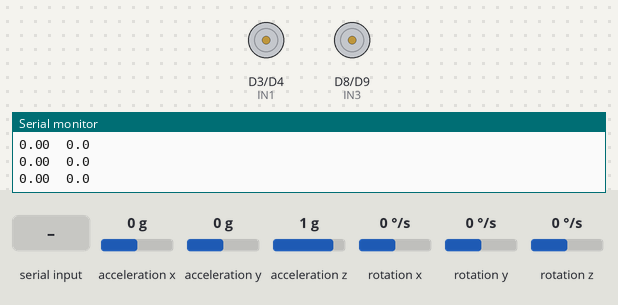
Recording of a program running on a simulated Adafruit Feather M0. On the bench: motor-driver pin pairs drawn as motors (green arrow = first pin HIGH = forward, orange = second pin HIGH = backward, longer = more drive, scaled by the enable pin), the last lines printed to the serial monitor. Wiring (inferred from the names in the program): MPU-6050 motion sensor at I2C address 0x68. The test bench sets the inputs (shaded band); at power-on: acceleration x 0 g, acceleration y 0 g, acceleration z 1 g, rotation x 0 °/s, rotation y 0 °/s, rotation z 0 °/s.

Above: at 4.8 s.
4.9 s: acceleration x set to -1.4 g
At 5.08 s:
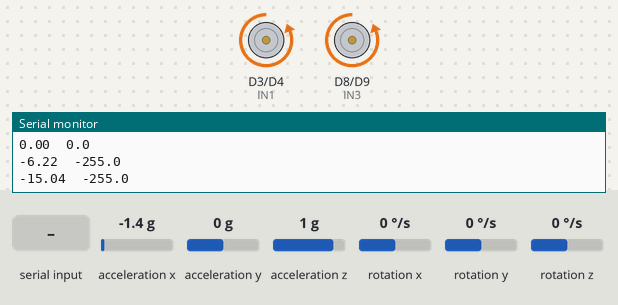
6.9 s: "D\n" received over Serial
8.4 s: "s\n" received over Serial
9.9 s: "r\n" received over Serial
Timing chart, 0 to 12.4 s (numbered marks = the images above; inputs shaded):
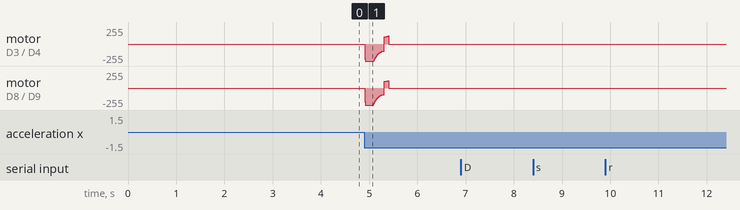

The program:

main.cpp
```cpp
/*
 * Self-Balancing Robot - PID Controller (rev 4, L298N wiring corrected)
 * ---------------------------------------------------------------------
 * Target board : Adafruit Metro M0 (SAMD21)
 * IMU          : MPU-6050 over I2C
 * Motor driver : L298N (standard 6-pin control: ENA, IN1, IN2, IN3, IN4, ENB)
 *
 * L298N wiring (6 control wires, NOT 8):
 *   Metro pin 5  (PWM) -> ENA   (Motor A speed)
 *   Metro pin 3        -> IN1   (Motor A direction)
 *   Metro pin 4        -> IN2   (Motor A direction)
 *   Metro pin 8        -> IN3   (Motor B direction)
 *   Metro pin 9        -> IN4   (Motor B direction)
 *   Metro pin 10 (PWM) -> ENB   (Motor B speed)
 *
 * On the L298N: speed is the PWM duty on ENA/ENB; direction is set by the
 * complementary IN pairs (IN1/IN2 for A, IN3/IN4 for B).
 *
 * IMU mounting (confirmed from diagnostics):
 *   Z = up, X = forward-tilt axis, rotation about Y -> use gy.
 *   Angle: 0 deg vertical, negative when tilting forward, positive backward.
 */

#include <Arduino.h>
#include <Wire.h>

// ============================================================
//  L298N PIN MAP  (6 pins)
// ============================================================
#define ENA   5    // Motor A speed  (PWM-capable pin)
#define IN1   3    // Motor A dir
#define IN2   4    // Motor A dir
#define IN3   8    // Motor B dir
#define IN4   9    // Motor B dir
#define ENB   10   // Motor B speed  (PWM-capable pin)

// ============================================================
//  USER CONFIGURATION
// ============================================================
float Kp = 8.0f;     // start gentle; raise gradually
float Ki = 0.5f;      // beware overshoot if you enable this!
float Kd = 5.0f;

float filteredD = 0.0f;

float setpoint = 0.0f;   // vertical reads ~0 deg

const float DT          = 0.01f;     // 100 Hz
const unsigned long DT_US = 10000UL;
const float ALPHA = 0.98f;
const float TIP_OVER_ANGLE = 35.0f;
const float PID_OUT_MAX = 255.0f;
const float PID_OUT_MIN = -255.0f;
//const int MOTOR_DEADBAND = 10;


const uint8_t MPU_ADDR = 0x68;

// ============================================================
//  STATE
// ============================================================
float angle = 0.0f;
float gyroBiasY = 0.0f;
float integralTerm = 0.0f;
float lastMeasurement = 0.0f;
unsigned long lastLoopTime = 0;
bool safetyTripped = false;

// ============================================================
//  MPU-6050 HELPERS
// ============================================================
void mpuWrite(uint8_t reg, uint8_t value) {
  Wire.beginTransmission(MPU_ADDR);
  Wire.write(reg);
  Wire.write(value);
  Wire.endTransmission();
}

void mpuInit() {
  Wire.begin();
  Wire.setClock(400000);
  mpuWrite(0x6B, 0x00);
  mpuWrite(0x1A, 0x03);
  mpuWrite(0x1B, 0x00);
  mpuWrite(0x1C, 0x00);
}

void mpuReadAll(int16_t &ax, int16_t &ay, int16_t &az,
                int16_t &gx, int16_t &gy, int16_t &gz) {
  Wire.beginTransmission(MPU_ADDR);
  Wire.write(0x3B);
  Wire.endTransmission(false);
  Wire.requestFrom(MPU_ADDR, (uint8_t)14);
  ax = (Wire.read() << 8) | Wire.read();
  ay = (Wire.read() << 8) | Wire.read();
  az = (Wire.read() << 8) | Wire.read();
  Wire.read(); Wire.read();
  gx = (Wire.read() << 8) | Wire.read();
  gy = (Wire.read() << 8) | Wire.read();
  gz = (Wire.read() << 8) | Wire.read();
}

void calibrateGyro(int samples = 1000) {
  Serial.println(F("Calibrating gyro... keep robot still."));
  long sum = 0;
  int16_t ax, ay, az, gx, gy, gz;
  for (int i = 0; i < samples; i++) {
    mpuReadAll(ax, ay, az, gx, gy, gz);
    sum += gy;
    delay(2);
  }
  gyroBiasY = (float)sum / (float)samples / 131.0f;
  Serial.print(F("Gyro bias Y (deg/s): "));
  Serial.println(gyroBiasY, 4);
}

void initializeAngle() {
  int16_t ax, ay, az, gx, gy, gz;
  mpuReadAll(ax, ay, az, gx, gy, gz);
  angle = atan2((float)ax, (float)az) * 180.0f / PI;
  Serial.print(F("Initial angle (deg): "));
  Serial.println(angle, 2);
}

float estimateAngle() {
  int16_t ax, ay, az, gx, gy, gz;
  mpuReadAll(ax, ay, az, gx, gy, gz);
  float gyroRate = (float)gy / 131.0f - gyroBiasY;
  float accelAngle = atan2((float)ax, (float)az) * 180.0f / PI;
  angle = ALPHA * (angle + gyroRate * DT) + (1.0f - ALPHA) * accelAngle;
  return angle;
}

// ============================================================
//  PID CONTROLLER
// ============================================================
float computePID(float measurement) {
  float error = setpoint - measurement;
  float pTerm = Kp * error;

  integralTerm += Ki * error * DT;
  if (integralTerm > PID_OUT_MAX) integralTerm = PID_OUT_MAX;
  if (integralTerm < PID_OUT_MIN) integralTerm = PID_OUT_MIN;

  float dMeasurement = (measurement - lastMeasurement) / DT;
  const float D_FILTER = 0.6f;
  filteredD = D_FILTER * filteredD + (1.0f - D_FILTER) * dMeasurement;

  float dTerm = Kd * filteredD;
  lastMeasurement = measurement;

  const float I_MAX = 40.0f;

  if (integralTerm > I_MAX) integralTerm = I_MAX;
  if (integralTerm < -I_MAX) integralTerm = -I_MAX;

  float output = pTerm + integralTerm + dTerm;
  if (output > PID_OUT_MAX) output = PID_OUT_MAX;
  if (output < PID_OUT_MIN) output = PID_OUT_MIN;
  return output;
}

// ============================================================
//  MOTOR CONTROL  (L298N: ENx = PWM speed, INx = direction)
// ============================================================
void setMotorA(int speed, bool forward) {
  if (speed < 0) speed = 0;
  if (speed > 255) speed = 255;
  // Direction via complementary IN pair
  digitalWrite(IN1, forward ? HIGH : LOW);
  digitalWrite(IN2, forward ? LOW  : HIGH);
  // Speed via PWM on enable pin
  analogWrite(ENA, speed);
}

void setMotorB(int speed, bool forward) {
  if (speed < 0) speed = 0;
  if (speed > 255) speed = 255;
  digitalWrite(IN3, forward ? HIGH : LOW);
  digitalWrite(IN4, forward ? LOW  : HIGH);
  analogWrite(ENB, speed);
}

void stopMotors() {
  analogWrite(ENA, 0);
  analogWrite(ENB, 0);
  digitalWrite(IN1, LOW);
  digitalWrite(IN2, LOW);
  digitalWrite(IN3, LOW);
  digitalWrite(IN4, LOW);
}

// Drive both wheels with signed effort u in [-255, 255].
// If wheel B happens to be wired mirror-image to A, change the
// second call to setMotorB(pwmB, !forward).
// Motor B starts slightly earlier than A, so trim A up slightly
const float MOTOR_A_TRIM = 1.08f;   // nudge A to match B
const float MOTOR_B_TRIM = 1.00f;

const float MOTOR_THRESHOLD = 100.0f;  // measured true deadband

void driveMotors(float u) {
  if (fabsf(u) < 1.0f) {
    stopMotors();
    return;
  }

  bool forward = (u > 0.0f);
  float absU = fabsf(u);

  // Boost negative direction slightly to compensate L298N asymmetry
  // Tune NEGATIVE_TRIM between 1.0 and 1.2 until both directions feel equal
  const float NEGATIVE_TRIM = 1.0f;
  if (!forward) absU = constrain(absU * NEGATIVE_TRIM, 0.0f, 255.0f);

  float normalized = absU / 255.0f;
  float curved = normalized * normalized;
  float pwm = 100.0f + curved * 155.0f;
  if (pwm > 255.0f) pwm = 255.0f;

  int pwmA = constrain((int)(pwm * MOTOR_A_TRIM), 0, 255);
  int pwmB = constrain((int)(pwm * MOTOR_B_TRIM), 0, 255);

  setMotorA(pwmA, forward);
  setMotorB(pwmB, forward);
}

// ============================================================
//  LIVE SERIAL TUNING
// ============================================================
void handleSerial() {
  if (!Serial.available()) return;
  String line = Serial.readStringUntil('\n');
  line.trim();
  if (line.length() == 0) return;

  char cmd = line.charAt(0);
  float val = line.substring(1).toFloat();

  switch (cmd) {
    case 'p': case 'P':
      Kp = val; Serial.print(F("Kp = ")); Serial.println(Kp, 4); break;
    case 'i': case 'I':
      Ki = val; integralTerm = 0.0f; Serial.print(F("Ki = ")); Serial.println(Ki, 4); break;
    case 'd': case 'D':
      Kd = val; Serial.print(F("Kd = ")); Serial.println(Kd, 4); break;
    case 's': case 'S':
      setpoint = val; Serial.print(F("setpoint = ")); Serial.println(setpoint, 4); break;
    case 'r': case 'R':
      integralTerm = 0.0f; safetyTripped = false; Serial.println(F("Reset.")); break;
    case '?':
      Serial.print(F("Kp=")); Serial.print(Kp, 3);
      Serial.print(F(" Ki=")); Serial.print(Ki, 3);
      Serial.print(F(" Kd=")); Serial.print(Kd, 3);
      Serial.print(F(" sp=")); Serial.print(setpoint, 3);
      Serial.print(F(" angle=")); Serial.println(angle, 3);
      break;
    default:
      Serial.println(F("Use p/i/d/s<val>, r, or ?")); break;
  }
}

// ============================================================
//  SETUP / LOOP
// ============================================================
void setup() {
  Serial.begin(115200);
  while (!Serial && millis() < 3000);

  pinMode(ENA, OUTPUT); pinMode(IN1, OUTPUT); pinMode(IN2, OUTPUT);
  pinMode(ENB, OUTPUT); pinMode(IN3, OUTPUT); pinMode(IN4, OUTPUT);
  stopMotors();

  mpuInit();
  delay(100);
  calibrateGyro();
  initializeAngle();
  lastMeasurement = angle;

  Serial.print(F("Boot angle: ")); Serial.print(angle, 2);
  Serial.print(F("  Setpoint: ")); Serial.print(setpoint, 2);
  Serial.print(F("  Initial error: ")); Serial.println(setpoint - angle, 2);
  Serial.println(F("Ready. Commands: p<val> i<val> d<val> s<val> r ?"));

  lastLoopTime = micros();
}

void loop() {
  handleSerial();

  unsigned long now = micros();
  if (now - lastLoopTime < DT_US) return;
  lastLoopTime += DT_US;

  float theta = estimateAngle();

  if (fabsf(theta - setpoint) > TIP_OVER_ANGLE) {
    if (!safetyTripped) {
      Serial.println(F("SAFETY TRIP: tipped. Send 'r' to reset."));
      safetyTripped = true;
    }
    stopMotors();
    integralTerm = 0.0f;
    return;
  }
  if (safetyTripped) { stopMotors(); return; }

  float u = computePID(theta);
  driveMotors(u);

  static uint8_t telemetryCounter = 0;
  if (++telemetryCounter >= 10) {
    telemetryCounter = 0;
    Serial.print(theta, 2);
    Serial.print('\t');
    Serial.println(u, 1);
  }
}
```
